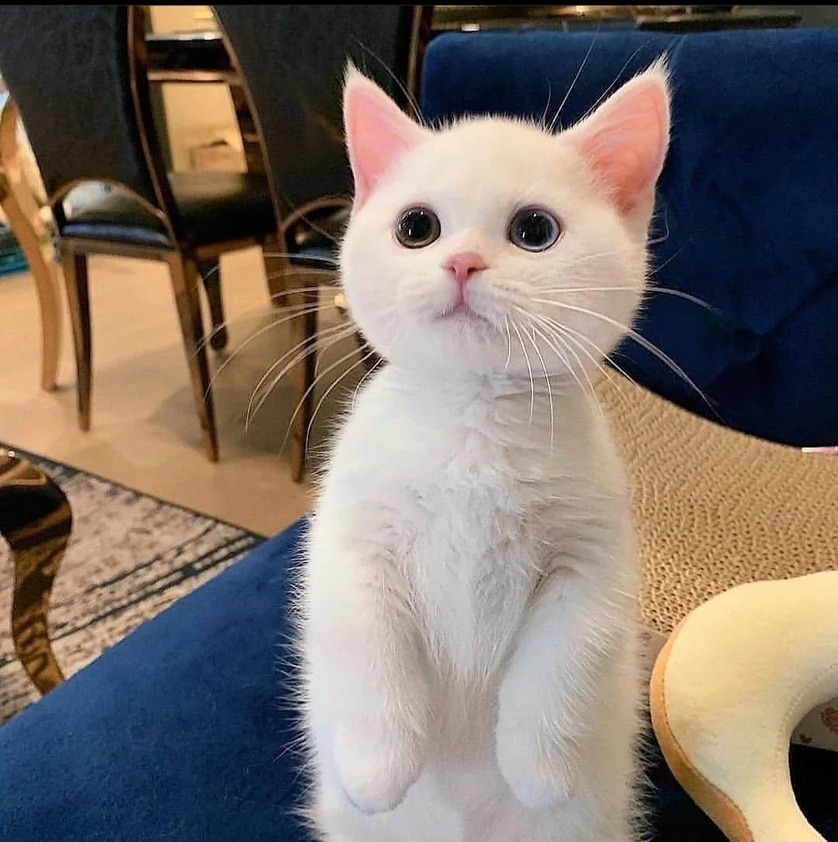
#> input picture v82wta66q5971.jpg, 838 x 842 px, shrunk from 1080 x 1085 before the run
$ python main.py
#> lines starting #> are read from the running program, lines starting #| are printed output that depends on the picture
import cv2                         # OpenCV kütüphanesini içe aktarıyoruz (görüntü işleme için)
import matplotlib.pyplot as plt    # matplotlib ile görüntü göstereceğiz (grafik aracı gibi çalışır)

# opencv resmi BGR (Blue-Green-Red) formatında okur. Yani görüntü 'gizli' olarak 3 kanallıdır.
img = cv2.imread("v82wta66q5971.jpg")  # resmi yükledik, bu haliyle BGR (renkli) formattadır.
#> img is the input picture: shape (842, 838, 3); mean B, G, R 104.7, 113.6, 125.3

# img_rgb = cv2.cvtColor(img, cv2.COLOR_BGR2RGB)
# Eğer matplotlib ile doğru renkli gösterim isteseydik bu satırı açmalıydık.
# Çünkü matplotlib RGB bekler, ama img BGR. Bu dönüşümle orijinal renge yaklaşılırdı.

# Aşağıdaki satır BGR olan resmi GRAY (tek kanallı gri tonlama) formata dönüştürür.
img_gray = cv2.cvtColor(img, cv2.COLOR_BGR2GRAY)
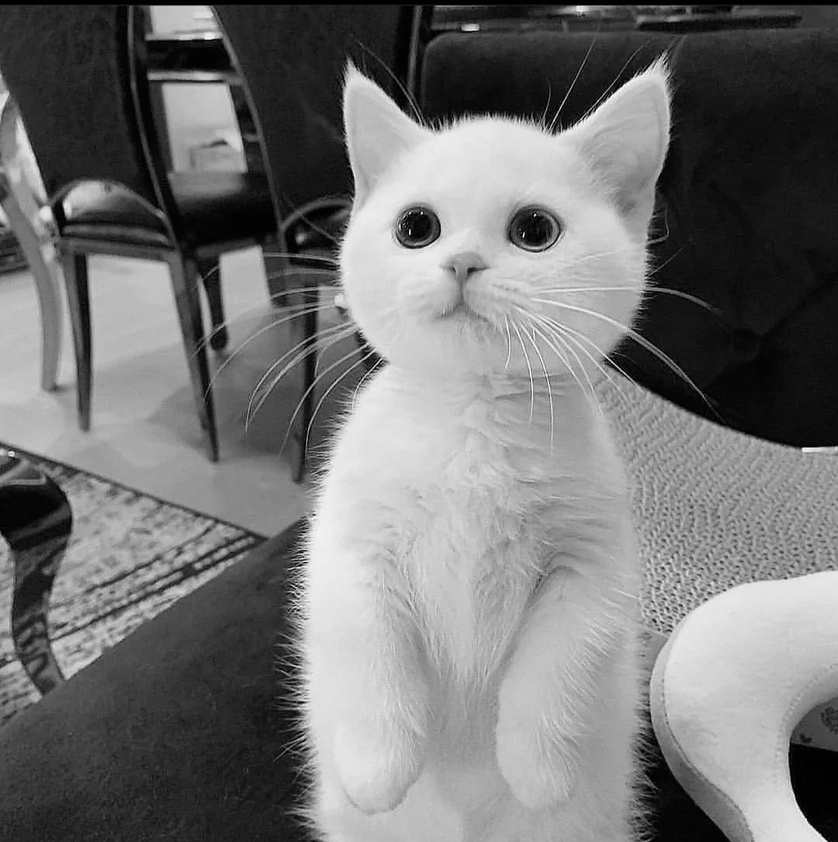
#> img_gray: shape (842, 838); min 0, max 253, mean 116.1

# Resim nesnesinin türünü ve özelliklerini yazdırıyoruz:
print(type(img))      # numpy.ndarray → görüntü verisi matris olarak tutulur
#| <class 'numpy.ndarray'>
print(img)            # piksel değerlerini yazdırır
#> (printed output is left out)
print(img.shape)      # (yükseklik, genişlik, kanal sayısı) — GRAY için (1085, 1080), BGR için (1085, 1080, 3)
#| (842, 838, 3)
print(img.size)       # toplam piksel sayısı (matris elemanlarının çarpımı)
#| 2116788
print(img.dtype)      # veri tipi → genelde uint8 (0–255 arası piksel değeri)
#| uint8

# matplotlib, tek kanallı (gray) resmi 'colormap' eklemeden gösterirse renkli gibi görünür.
# cmap='gray' ekleyerek gerçekten gri görünmesini sağlıyoruz.
plt.imshow(img_gray, cmap="gray")   # gri resmi gösteriyoruz
plt.axis('off')                     # eksen çizgilerini kaldır
plt.show()                          # resmi pencereyle aç
